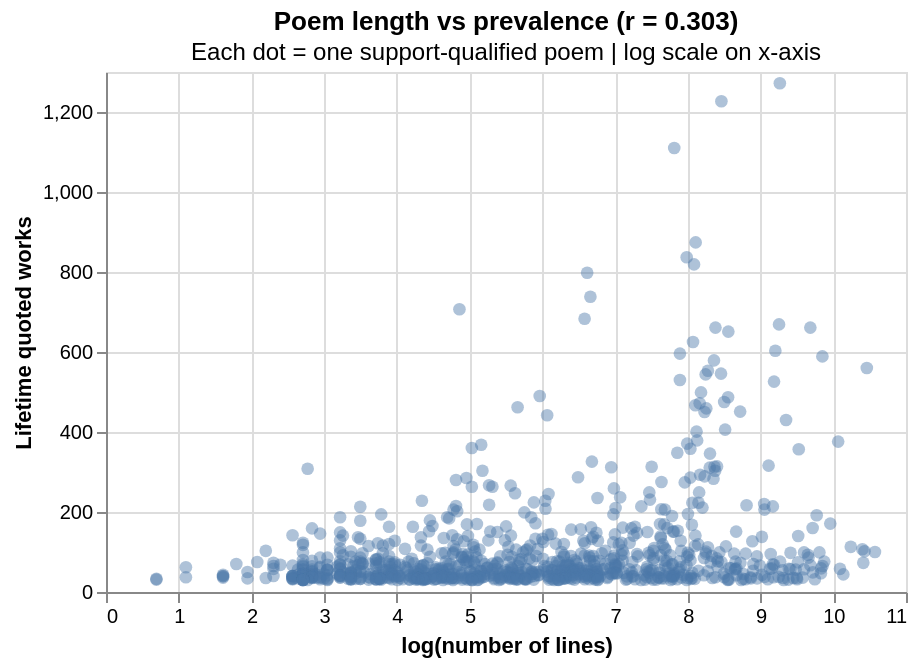

Here is the notebook cell this chart was saved with:
### Markdown cell above
### 1.3 Poem length... does it matter?

Passim finds excerpts by matching text passages. A poem with 10K lines has far more textual surface area that *could* match against a host work's text than a 14-line sonnet. This creates a structural **length bias**: longer poems may appear in more host works simply because there are more opportunities for a passage to match, not because they were more fashionable. That bias shifts the poem-level intercept (baseline prevalence) in proportion to $\log(\text{length})$, but — crucially — it does *not* shift the slope over time, because length is time-invariant per poem. So our risers-and-decliners story in notebook 04 is largely insulated from length; the ranking of poems by *lifetime* volume is not.

The diagnostic below checks how strong the length-versus-volume relationship actually is. If it is tight, length is doing a lot of the work behind "canonical" poems appearing at the top of lifetime-works lists. If it is loose, the literary-historical signal dominates. Either way we pass the result forward into notebook 04 as context.

### Code cell
_poem_meta_path = data_paths["poem_meta"]
_pm = pl.read_csv(str(_poem_meta_path))
_pm_sub = _pm.select(
    pl.col("poem_id"),
    pl.col("num_lines").cast(pl.Int64, strict=False).alias("num_lines"),
    pl.col("num_words").cast(pl.Int64, strict=False).alias("num_words"),
    pl.col("char_len").cast(pl.Int64, strict=False).alias("char_len"),
).unique(subset=["poem_id"])

_length_df = _modeled_poems_pl.to_pandas().merge(
    _pm_sub.to_pandas(), on="poem_id", how="left"
)
_length_df["log_lines"] = np.log1p(_length_df["num_lines"].fillna(0))
_length_df["log_words"] = np.log1p(_length_df["num_words"].fillna(0))
_has_length = _length_df["num_lines"].notna() & (_length_df["num_lines"] > 0)
_corr_lines = _length_df.loc[_has_length, ["log_lines", "lifetime_works"]].corr().iloc[0, 1]
_corr_words = _length_df.loc[_has_length, ["log_words", "lifetime_works"]].corr().iloc[0, 1]
print(f"Length-bias diagnostic (support-qualified poems with length data: {_has_length.sum()}/{len(_length_df)}):")
print(f"  Pearson r(log lines, lifetime works)  = {_corr_lines:.3f}")
print(f"  Pearson r(log words, lifetime works)  = {_corr_words:.3f}")
if abs(_corr_lines) > 0.5:
    print("  Moderate-to-strong length")
elif abs(_corr_lines) > 0.3:
    print("  Mild length bias")
else:
    print("  Length bias is weak")

_lb_scatter = (
    alt.Chart(_length_df[_has_length])
    .mark_circle(opacity=0.45, size=40, color="#4c78a8")
    .encode(
        x=alt.X("log_lines:Q", title="log(number of lines)"),
        y=alt.Y("lifetime_works:Q", title="Lifetime quoted works"),
        tooltip=[
            "poem_label",
            alt.Tooltip("num_lines:Q", title="lines"),
            alt.Tooltip("num_words:Q", title="words"),
            "lifetime_works:Q",
        ],
    )
    .properties(
        width=400,
        height=260,
        title=alt.TitleParams(
            f"Poem length vs prevalence (r = {_corr_lines:.3f})",
            subtitle="Each dot = one support-qualified poem | log scale on x-axis",
        ),
    )
)
_lb_scatter

### Figure 1 — Vega-Lite specification as saved in the notebook (floating-point values rounded to 4 significant figures; data arrays with more than 128 entries replaced by an {"elided": "..."} marker saying what was removed)
{"config": {"view": {"continuousWidth": 300, "continuousHeight": 300}}, "data": {"name": "data-4e7a736efcf7eb2eaee35b793a209707"}, "mark": {"type": "circle", "color": "#4c78a8", "opacity": 0.45, "size": 40}, "encoding": {"tooltip": [{"field": "poem_label", "type": "nominal"}, {"field": "num_lines", "title": "lines", "type": "quantitative"}, {"field": "num_words", "title": "words", "type": "quantitative"}, {"field": "lifetime_works", "type": "quantitative"}], "x": {"field": "log_lines", "title": "log(number of lines)", "type": "quantitative"}, "y": {"field": "lifetime_works", "title": "Lifetime quoted works", "type": "quantitative"}}, "height": 260, "title": {"text": "Poem length vs prevalence (r = 0.303)", "subtitle": "Each dot = one support-qualified poem | log scale on x-axis"}, "width": 400, "$schema": "https://vega.github.io/schema/vega-lite/v6.4.1.json", "datasets": {"data-4e7a736efcf7eb2eaee35b793a209707": {"elided": "906 records"}}}
